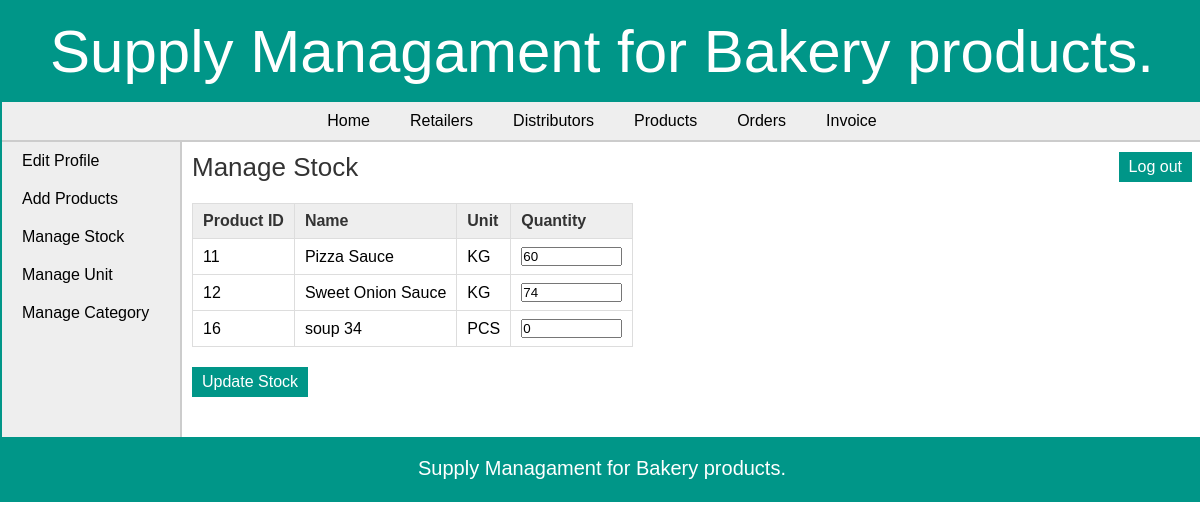
Screenshot of /manufacturer/manage_stock.php (signed in) with the database file from the repository.
### tables this page shows
CREATE TABLE `products` (
  `pro_id` int(11) NOT NULL,
  `pro_name` varchar(25) NOT NULL,
  `pro_desc` text DEFAULT NULL,
  `pro_price` decimal(10,3) NOT NULL,
  `unit` int(11) NOT NULL,
  `pro_cat` int(11) NOT NULL,
  `quantity` int(6) DEFAULT NULL
);

CREATE TABLE `unit` (
  `id` int(11) NOT NULL,
  `unit_name` varchar(20) NOT NULL,
  `unit_details` text DEFAULT NULL
);

### manufacturer/manage_stock.php (the view, shortened to what this page needs)
<?php
	include("../includes/config.php");
	if(isset($_SESSION['manufacturer_login'])) {
		if($_SESSION['manufacturer_login'] == true) {
			$querySelectProduct = "SELECT * FROM products,unit WHERE products.unit=unit.id AND quantity IS NOT NULL";
			$resultSelectProduct = mysqli_query($con,$querySelectProduct);
		}
		else {
			header('Location:../index.php');
		}
	}
	else {
		header('Location:../index.php');
	}
?>
<!DOCTYPE html>
<html>
<head>
	<link rel="stylesheet" href="../includes/main_style.css" >
</head>
<body>
	<?php
		include("../includes/header.inc.php");
		include("../includes/nav_manufacturer.inc.php");
		include("../includes/aside_manufacturer.inc.php");
	?>
	<section>
		<h1>Manage Stock</h1>
		<form action="" method="POST" class="form">
		<table class="table_displayData" style="margin-top:20px;">
			<tr>
				<th> Product ID </th>
				<th> Name </th>
				<th> Unit </th>
				<th> Quantity </th>
			</tr>
			<?php while($rowSelectProduct = mysqli_fetch_array($resultSelectProduct)){ ?>
			<tr>
				<td><?php echo $rowSelectProduct['pro_id']; ?></td>
				<td><?php echo $rowSelectProduct['pro_name']; ?></td>
				<td><?php echo $rowSelectProduct['unit_name']; ?></td>
				<td><input type="text" name="txtQuantity[<?php echo $rowSelectProduct['pro_id']; ?>]" value="<?php echo $rowSelectProduct['quantity']; ?>" size="10"/></td>
			</tr>
			<?php } ?>
		</table>
			<input id="btnSubmit" type="submit" value="Update Stock" class="submit_button" />
		</form>
	</section>
	<?php
		include("../includes/footer.inc.php");
	?>
</body>
</html>

### includes/main_style.css (style rules this page uses)
* { font-family: arial,sans-serif; margin:0px; padding:0px; }
body { width:1200px; margin:auto; border:2px solid #009688; }
.submit_button { font-size:16px; margin-top:20px; margin-right:20px; padding:6px 10px; background-color:#009688; border:none; color:white; }
section { width:1000px; padding:10px; padding-bottom:40px; }
section h1 { margin-bottom:10px; font-weight:normal; color:#333; font-size: 26px; }
table { border-collapse: collapse; }
.table_displayData td, .table_displayData th { border:1px solid #ddd; padding: 8px 10px; text-align: left; }
.table_displayData th { background-color:#eee; color:#333; }

### rows the page displays
products: pro_id "11", pro_name "Pizza Sauce", unit.unit_name "KG", quantity "60"
products: pro_id "12", pro_name "Sweet Onion Sauce", unit.unit_name "KG", quantity "74"
products: pro_id "16", pro_name "soup 34", unit.unit_name "PCS", quantity "0"
